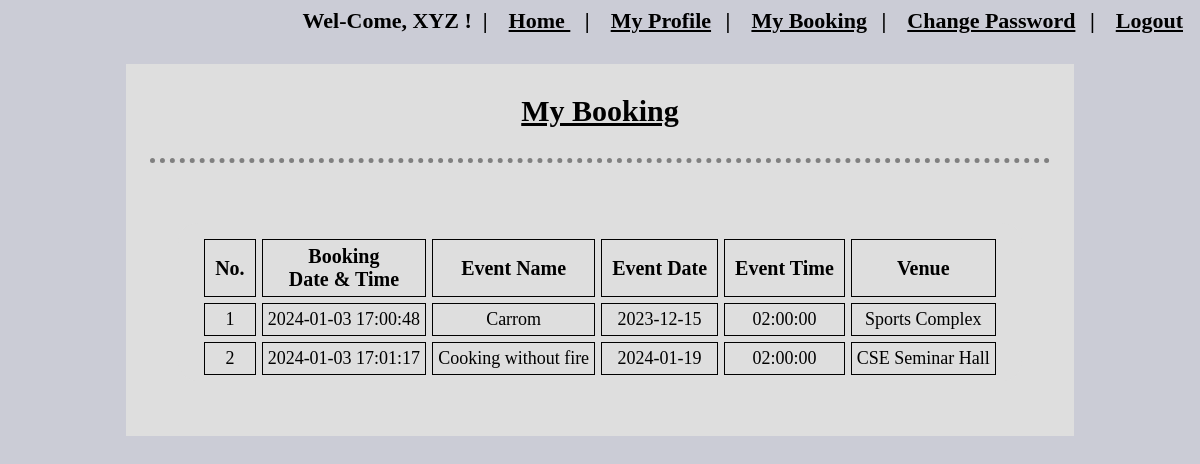
/my_booking.php (signed in), run on the app's committed database.
### tables this page shows
CREATE TABLE `booking_details` (
  `BookingID` int(10) NOT NULL,
  `BookingTimeStamp` timestamp NOT NULL DEFAULT current_timestamp(),
  `UserID` varchar(10) NOT NULL,
  `EventID` int(10) NOT NULL
);

CREATE TABLE `event_details` (
  `EventID` int(10) NOT NULL,
  `EventName` varchar(100) NOT NULL,
  `EventDate` date NOT NULL,
  `EventTime` time NOT NULL,
  `EventCategory` varchar(100) NOT NULL,
  `EventDescription` text NOT NULL,
  `EventTicketPrice` double NOT NULL,
  `EventTicketTotal` int(11) NOT NULL,
  `EventTicketSold` int(11) NOT NULL,
  `VenueID` int(10) NOT NULL,
  `UserID` varchar(10) NOT NULL,
  `img_link` text DEFAULT NULL
);

CREATE TABLE `venue_details` (
  `VenueID` int(11) NOT NULL,
  `VenueName` varchar(80) NOT NULL,
  `VenueInfo` varchar(100) NOT NULL
);

### my_booking.php (the view, shortened to what this page needs)
<?php
	include "database/connect.php";
	include 'session.php';
	$uid=$_SESSION['UserID'];
?>
<!DOCTYPE html>
<html>
<head>
</head>
<body>
	<div id="view" align="center">
		<p style="padding-top: 30px; text-decoration: underline; font-size: 30px;font-weight: 900">My Booking</p>
		<hr>
		<table align="center" cellpadding="6px" cellspacing="6px">
			<tr>
				<th>No.</th>
				<th>Booking<br>Date & Time</th>
				<th>Event Name</th>
				<th>Event Date</th>
				<th>Event Time</th>
				<th>Venue</th>
			</tr>
			<?php
				$count=0;
				$conn = mysqli_connect($servername, $username, $password, $dbname);
				$read_user_booking = "SELECT * FROM booking_details WHERE UserID='$uid'";
				$result_read_user_booking = mysqli_query($conn, $read_user_booking);
				if ($result_read_user_booking){
					while($row = mysqli_fetch_array($result_read_user_booking, MYSQLI_ASSOC)){
						$eid=$row['EventID'];
						$count=$count+1;
						echo "<tr>";
						echo "<td>".$count."</td>";
						echo "<td>".$row['BookingTimeStamp']."</td>";
						$read_event_detail = "SELECT * FROM event_details WHERE EventID='$eid'";
						$result_read_event_detail = mysqli_query($conn, $read_event_detail);
						if ($result_read_event_detail){
							while($row1 = mysqli_fetch_array($result_read_event_detail, MYSQLI_ASSOC)){
								$vid=$row1['VenueID'];
								echo "<td>".$row1['EventName']."</td>";
								echo "<td>".$row1['EventDate']."</td>";
								echo "<td>".$row1['EventTime']."</td>";
								$read_venue_detail = "SELECT * FROM venue_details WHERE VenueID='$vid'";
								$result_read_venue_detail = mysqli_query($conn, $read_venue_detail);
								if ($result_read_event_detail){
									while($row2 = mysqli_fetch_array($result_read_venue_detail, MYSQLI_ASSOC)){
										echo "<td>".$row2['VenueName']."</td>";
									}
								}
							}
						}
						echo "</tr>";
					}
				}
			?>
		</table>
	</div>
</body>
</html>

### session.php (shortened to what this page needs)
<?php
if (isset($_SESSION['UserFullName'])!=null){
	echo "<b><p style='text-align:right;font-size:22px;color:black;'>Wel-Come, ".$_SESSION['UserFullName']." ! &nbsp;|&nbsp; <a href='index.php' >Home </a>";
	$utype=$_SESSION['UserType'];
	if($utype=='Admin'){
		echo "&nbsp;|&nbsp; <a href='admin_delete.php'>Admin Management</a>";
		echo "&nbsp;|&nbsp; <a href='my_profile.php'>My Profile</a>";
		echo "&nbsp;|&nbsp; <a href='my_booking.php'>My Booking</a>";
		echo "&nbsp;|&nbsp; <a href='change_password.php'>Change Password</a>";
		echo "&nbsp;|&nbsp; <a href='logout.php'>Logout</a></p></b>";
	}
	else if ($utype=='Student'){
		echo "&nbsp;|&nbsp; <a href='my_profile.php'>My Profile</a>";
		echo "&nbsp;|&nbsp; <a href='my_booking.php'>My Booking</a>";
		echo "&nbsp;|&nbsp; <a href='change_password.php'>Change Password</a>";
		echo "&nbsp;|&nbsp; <a href='logout.php'>Logout</a></p></b>";
	}
	else{
		echo "&nbsp;|&nbsp; <a href='logout.php' >Logout</a></p></b>";
	}
}
else{
	echo "<b><p style='text-align:right;font-size:22px;color:black;'>Welcome, Guest ! ";
	echo "&nbsp;|&nbsp; <a href='index.php'>Home</a>";
	echo "&nbsp;|&nbsp; <a href='login_register.php'>Login </a>";
	echo "&nbsp;|&nbsp; <a href='login_register.php'>Register</a></p></b>";
	$login_status="no";
}
?>

### my_booking.php (style rules this page uses)
body { background-color:#cbccd6; z-index: 2; }
a { color:black; margin-right:5px; margin-left:5px; padding:5px 4px 5px 5px; }
table { max-width: 1200px; margin-bottom:50px; margin-left:auto; margin-right:auto; margin-top:50px; background-color:#dedede; border-radius:20px; text-align:center; padding-top: 10px; padding-left: 20px; padding-right: 20px; }
th { font-family:bold; border:1px solid; font-size: 20px; text-align: center; padding: 5px 10px; }
td { border:1px solid black; font-size: 18px; font-family: Times New Roman; padding: 5px 5px; }
div { margin: auto; padding-bottom: 5px; min-width: 50%; max-width: 80%; background-color:#dedede; }
hr { border-top: 5px dotted grey; border-bottom: none; border-left: none; border-right: none; width: 95%; padding-top: 10px }

### data on the page
booking_details: BookingTimeStamp "2024-01-03 17:00:48"
event_details: EventName "Carrom", EventDate "2023-12-15", EventTime "02:00:00"
venue_details: VenueName "Sports Complex"
booking_details: BookingTimeStamp "2024-01-03 17:01:17"
event_details: EventName "Cooking without fire", EventDate "2024-01-19", EventTime "02:00:00"
venue_details: VenueName "CSE Seminar Hall"

### other printed values
$_SESSION['UserFullName'] "XYZ"
